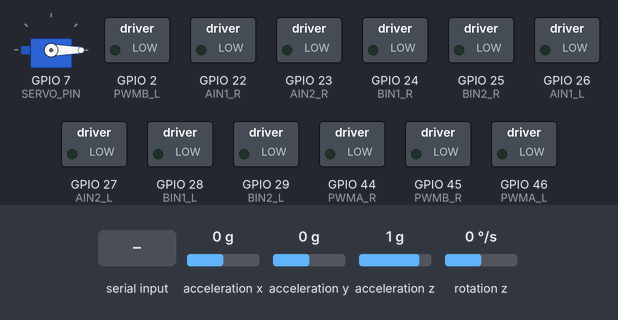
Bench run of a sketch on a simulated ESP32. Shown: servo, switched loads named in the sketch (green lamp = pin HIGH). Wiring (inferred from the names in the program): MPU-6050 motion sensor at I2C address 0x68. The test bench sets the inputs (shaded band); at power-on: rotation z 0 °/s, acceleration x 0 g, acceleration y 0 g, acceleration z 1 g. What the sketch prints to the serial monitor is not drawn.

Above: at 2.2 s.
2.3 s: "L\n" received over the second serial link
At 3.5 s:
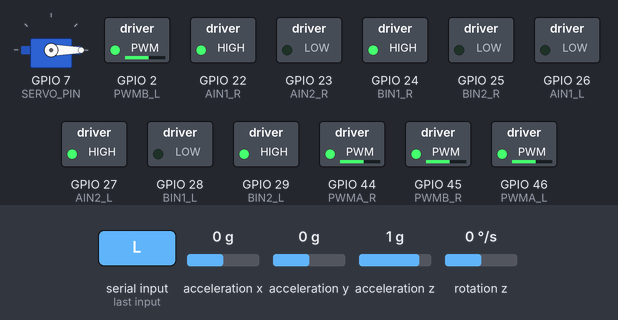
3.8 s: rotation z set to 26 °/s
6.8 s: rotation z set to 32 °/s
8.6 s: "R\n" received over the second serial link
At 9.2 s:
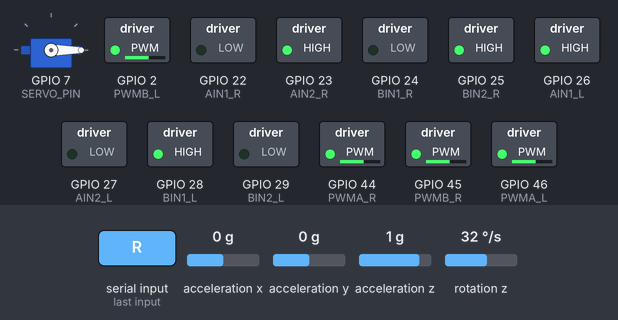
10.1 s: rotation z set to -41 °/s
13.1 s: rotation z set to -48 °/s
Timing chart, 0 to 15.9 s (numbered marks = the images above; inputs shaded):
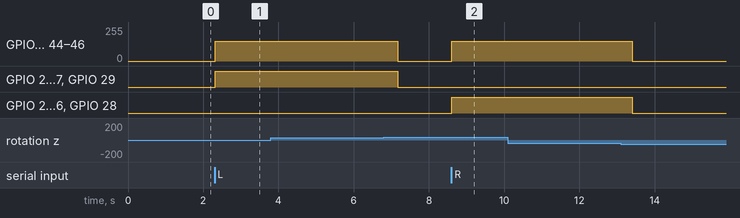

The sketch:

Ardoino.ino
```cpp
#include <Wire.h>
#include <Servo.h>

#define MPU_ADDR      0x68
#define PWR_MGMT_1    0x6B
#define ACCEL_CONFIG  0x1C
#define ACCEL_YOUT_H  0x3D
#define GYRO_ZOUT_H   0x47

float targetDistance = 0;

#define ALPHA 0.2
float AcselY_Filter = 0;
double velocityY      = 0.0;
double distanceY      = 0.0;
float biasY = 0.0;

float gyroZ_bias = 0.0;
float currentAngle = 0.0;

unsigned long t_now = 0;
unsigned long t_then = 0;

unsigned long moveStartTime = 0;

#define AIN1_R 22
#define AIN2_R 23
#define PWMA_R 44
#define BIN1_R 24
#define BIN2_R 25
#define PWMB_R 45

#define AIN1_L 26
#define AIN2_L 27
#define PWMA_L 46
#define BIN1_L 28
#define BIN2_L 29
#define PWMB_L 2

Servo servo;
#define SERVO_PIN 7
int servoMoveCount = 0;

void rightForward(int speed) {
  digitalWrite(AIN1_R, HIGH);
  digitalWrite(AIN2_R, LOW);
  analogWrite(PWMA_R, speed);
  digitalWrite(BIN1_R, HIGH);
  digitalWrite(BIN2_R, LOW);
  analogWrite(PWMB_R, speed);
}

void rightBackward(int speed) {
  digitalWrite(AIN1_R, LOW);
  digitalWrite(AIN2_R, HIGH);
  analogWrite(PWMA_R, speed);
  digitalWrite(BIN1_R, LOW);
  digitalWrite(BIN2_R, HIGH);
  analogWrite(PWMB_R, speed);
}

void leftForward(int speed) {
  digitalWrite(AIN1_L, HIGH);
  digitalWrite(AIN2_L, LOW);
  analogWrite(PWMA_L, speed);
  digitalWrite(BIN1_L, HIGH);
  digitalWrite(BIN2_L, LOW);
  analogWrite(PWMB_L, speed);
}

void leftBackward(int speed) {
  digitalWrite(AIN1_L, LOW);
  digitalWrite(AIN2_L, HIGH);
  analogWrite(PWMA_L, speed);
  digitalWrite(BIN1_L, LOW);
  digitalWrite(BIN2_L, HIGH);
  analogWrite(PWMB_L, speed);
}

void stopLMotors() {
  digitalWrite(AIN1_L, LOW);
  digitalWrite(AIN2_L, LOW);
  analogWrite(PWMA_L, 0);
  digitalWrite(BIN1_L, LOW);
  digitalWrite(BIN2_L, LOW);
  analogWrite(PWMB_L, 0);
}

void stopRMotors() {
  digitalWrite(AIN1_R, LOW);
  digitalWrite(AIN2_R, LOW);
  analogWrite(PWMA_R, 0);
  digitalWrite(BIN1_R, LOW);
  digitalWrite(BIN2_R, LOW);
  analogWrite(PWMB_R, 0);
}

void moveForward(int speed) {
  rightForward(speed);
  leftForward(speed);
}

void moveBackward(int speed) {
  rightBackward(speed);
  leftBackward(speed);
}

void turnRight(int speed) {
  leftForward(speed);
  rightBackward(speed);
}

void turnLeft(int speed) {
  leftBackward(speed);
  rightForward(speed);
}

void stopRobot() {
  stopLMotors();
  stopRMotors();
}

bool mpuInit() {
  Wire.beginTransmission(MPU_ADDR);
  Wire.write(PWR_MGMT_1);
  Wire.write(0x00);
  if (Wire.endTransmission(true) != 0) return false;
  delay(100);
  Wire.beginTransmission(MPU_ADDR);
  Wire.write(ACCEL_CONFIG);
  Wire.write(0x08); // ±8g
  return (Wire.endTransmission(true) == 0);
}

void i2cRecover() {
   Wire.end();
   pinMode(20, INPUT_PULLUP);
   pinMode(21, OUTPUT);
   for (int i = 0; i < 20; i++) {
     digitalWrite(21, LOW);
     delayMicroseconds(10);
     digitalWrite(21, HIGH);
     delayMicroseconds(10);
   }
   Wire.begin();
   Wire.setClock(400000L);
   Wire.setWireTimeout(3000, true);
 }

float readAccelY() {
  Wire.beginTransmission(MPU_ADDR);
   Wire.write(ACCEL_YOUT_H);
   if (Wire.endTransmission(false) != 0) {
     i2cRecover();
     return 0.0;
   }
   Wire.requestFrom(MPU_ADDR, 2, true);
   if (Wire.available() < 2) {
     i2cRecover();
     return 0.0;
   }
   int16_t raw = (Wire.read() << 8) | Wire.read();
   float accel_cm_s2 = ((float)raw / 8192.0) * 980.66;
   return accel_cm_s2;
}

float readGyroZ() {
  Wire.beginTransmission(MPU_ADDR);
  Wire.write(GYRO_ZOUT_H);
  if (Wire.endTransmission(false) != 0) {
    i2cRecover();
    return 0.0;
  }
  Wire.requestFrom(MPU_ADDR, 2, true);
  if (Wire.available() < 2) return 0.0;
  int16_t raw = (Wire.read() << 8) | Wire.read();
  return (float)raw / 131.0;
}
/*DEBUGGING FROM SERIAL MONITOR:
String readIncomingCommand() {
  String str = "";

  if (Serial.available()) {
    str = Serial.readStringUntil('\n');
  } else if (Serial1.available()) {
    return "";
  } else {
    return "";
  }

  str.trim();
  if (str.length() == 0) return "";

  if (str.equalsIgnoreCase("L")) return "left";
  if (str.equalsIgnoreCase("R")) return "right";

  String numStr = str;
  if (str.charAt(0) == 'M' || str.charAt(0) == 'm') {
    numStr = str.substring(1);
    numStr.trim();
  }

  float val = numStr.toFloat();
  if (val > 0) return String(val, 2);

  return "";
}*/

//FROM ESP32:
String readIncomingCommand() {
  String str = "";
  if (Serial1.available()) {
    str = Serial1.readStringUntil('\n');
  } else {
    return "";
  }
  str.trim();
  if (str.length() == 0) return "";
  if (str.equalsIgnoreCase("L")) return "left";
  if (str.equalsIgnoreCase("R")) return "right";
  String numStr = str;
  if (str.charAt(0) == 'M' || str.charAt(0) == 'm') {
    numStr = str.substring(1);
    numStr.trim();
  }
  float val = numStr.toFloat();
  if (val > 0) return String(val, 2);
  return "";
}

void calibrate() {
  Serial.print("Calibrating...");
  biasY = 0.0;
  gyroZ_bias = 0.0;
  for (int i = 0; i < 1000; i++) {
    biasY += readAccelY();
    gyroZ_bias += readGyroZ();
    if (i % 200 == 0) Serial.print(".");
  }
  biasY /= 1000.0;
  gyroZ_bias /= 1000.0;
}

void SetMotorDriversToOutput(){
  pinMode(AIN1_R, OUTPUT);
  pinMode(AIN2_R, OUTPUT);
  pinMode(PWMA_R, OUTPUT);
  pinMode(BIN1_R, OUTPUT);
  pinMode(BIN2_R, OUTPUT);
  pinMode(PWMB_R, OUTPUT);
  pinMode(AIN1_L, OUTPUT);
  pinMode(AIN2_L, OUTPUT);
  pinMode(PWMA_L, OUTPUT);
  pinMode(BIN1_L, OUTPUT);
  pinMode(BIN2_L, OUTPUT);
  pinMode(PWMB_L, OUTPUT);
}

void setup() {
  servo.attach(SERVO_PIN);
  servo.write(0);
  Serial.begin(115200);
  Serial1.begin(115200);
  Wire.begin();
  Wire.setClock(400000L);
  Wire.setWireTimeout(3000, true);

  if (!mpuInit()) Serial.println("MPU6050 init FAILED!");
  else            Serial.println("MPU6050 OK");

  SetMotorDriversToOutput();

  stopRobot();
  calibrate();
  t_then = micros();
}

double calkdist(){
  float accelY = readAccelY() - biasY;
  AcselY_Filter = AcselY_Filter + ALPHA * (accelY - AcselY_Filter);
  if(AcselY_Filter<0.0) AcselY_Filter=0.0;

  t_now = micros();
  float dt = (float)(t_now - t_then ) / 1000000.0;
  t_then = t_now;

  velocityY += (double)AcselY_Filter * dt;
  distanceY += velocityY * dt;
  return distanceY;
}

void loop() {
  String cmd = readIncomingCommand();
  delay(10);

  t_now = micros();
  float dt = (float)(t_now - t_then) / 1000000.0;
  t_then = t_now;

  float gz = readGyroZ() - gyroZ_bias;
  if (abs(gz) > 0.1) {
     currentAngle += gz * dt;
  }

  static unsigned long lastPrint = 0;
  if (millis() - lastPrint > 100) {
    lastPrint = millis();
  }

  if (cmd == "left") {
    servoMoveCount++;
    if (servoMoveCount >= 2) {
      servoMoveCount = 0;
      servo.write(180);
    }

    Serial.println("Turning LEFT");
    currentAngle = 0.0;
    t_then = micros();
    turnLeft(150);

    while (currentAngle < 90.0) {
      //Debuging:
      //Serial.println(currentAngle);
      t_now = micros();
      float turn_dt = (float)(t_now - t_then) / 1000000.0;
      t_then = t_now;

      float turn_gz = readGyroZ() - gyroZ_bias;
      if (abs(turn_gz) > 0.1) {
         currentAngle += turn_gz * turn_dt;
      }
    }
    stopRobot();
    Serial.println("Turn done.");

  } else if (cmd == "right") {
    servoMoveCount++;
    if (servoMoveCount >= 2) {
      servoMoveCount = 0;
      servo.write(0);
    }

    Serial.println("Turning RIGHT");
    currentAngle = 0.0;
    t_then = micros();
    turnRight(150);

    while (currentAngle > -90.0) {
      //Debuging:
      //Serial.println(currentAngle);
      t_now = micros();
      float turn_dt = (float)(t_now - t_then) / 1000000.0;
      t_then = t_now;

      float turn_gz = readGyroZ() - gyroZ_bias;
      if (abs(turn_gz) > 0.1) {
         currentAngle += turn_gz * turn_dt;
      }
    }
    stopRobot();
    Serial.println("Turn done.");

  } else if (cmd.length() > 0) {
    float val = cmd.toFloat();
    if (val > 0) {
      float msPerCm = 25.0;
      unsigned long duration = (unsigned long)(val * msPerCm);
      //debuging:
      //Serial.print("Moving ");
      //Serial.print(val);
      //Serial.print(" cm for ");
      //Serial.print(duration);
      //Serial.println(" ms");

      moveForward(160);
      delay(duration);
      stopRobot();

      Serial.println("Destination reached!");
      Serial1.println("R");
    }
  }
}
```

Measured:
- after the input at 2.3 s, GPIO 2 (PWMB_L), GPIO 44 (PWMA_R), GPIO 45 (PWMB_R), GPIO 46 (PWMA_L): 0/255 → 150/255 at once; GPIO 22 (AIN1_R), GPIO 24 (BIN1_R), GPIO 27 (AIN2_L), GPIO 29 (BIN2_L): LOW → HIGH at once
- after the input at 3.8 s, every drawn part: stays the same
- after the input at 8.6 s, GPIO 2 (PWMB_L), GPIO 44 (PWMA_R), GPIO 45 (PWMB_R), GPIO 46 (PWMA_L): 0/255 → 150/255 at once; GPIO 23 (AIN2_R), GPIO 25 (BIN2_R), GPIO 26 (AIN1_L), GPIO 28 (BIN1_L): LOW → HIGH at once
- after the input at 10.1 s, every drawn part: stays the same
